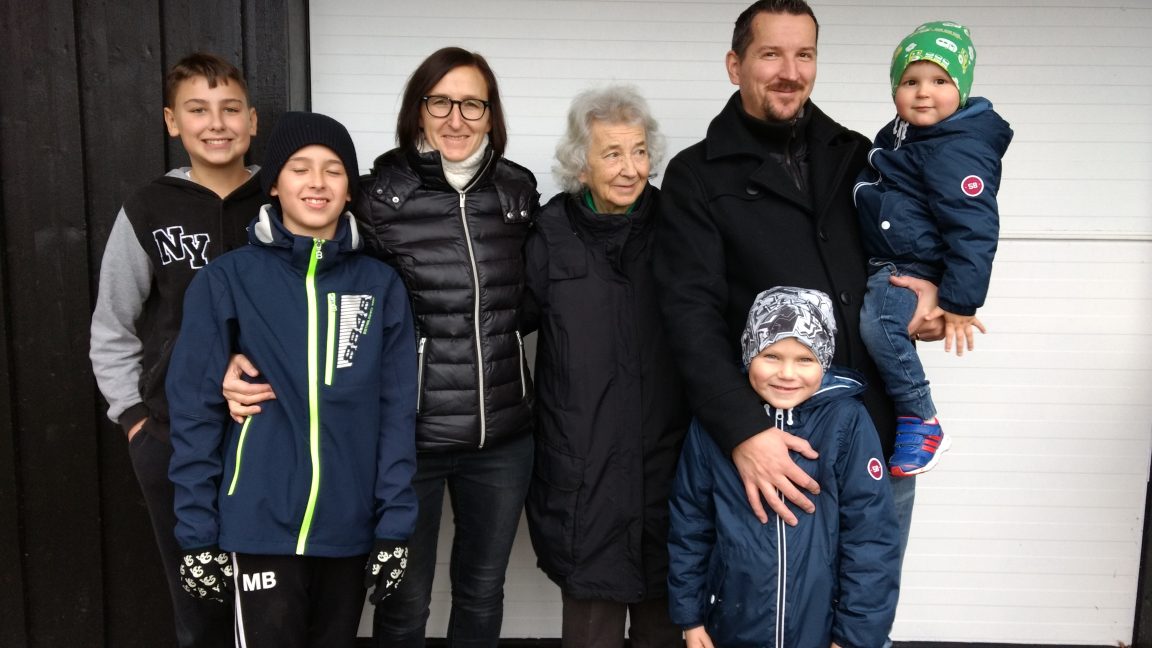
#> input picture opencv/book/images/seimar_family.jpg, 4608 x 2592 px (shown at 1/4 size)
$ python face_exp1.py
#> lines starting #> are read from the running program, lines starting #| are printed output that depends on the picture; after the words box and inside, x2 and y2 are one past the last pixel; in counts of white or black regions, pixels touching at a corner belong together
#!/usr/bin/env python3

"""Detect a face.
"""

import cv2

img = cv2.imread("images/seimar_family.jpg")
#> img is the input picture: shape (2592, 4608, 3); mean B, G, R 95.5, 94.3, 96

img = cv2.resize(img, None, fx=0.25, fy=0.25,
                 interpolation=cv2.INTER_AREA)
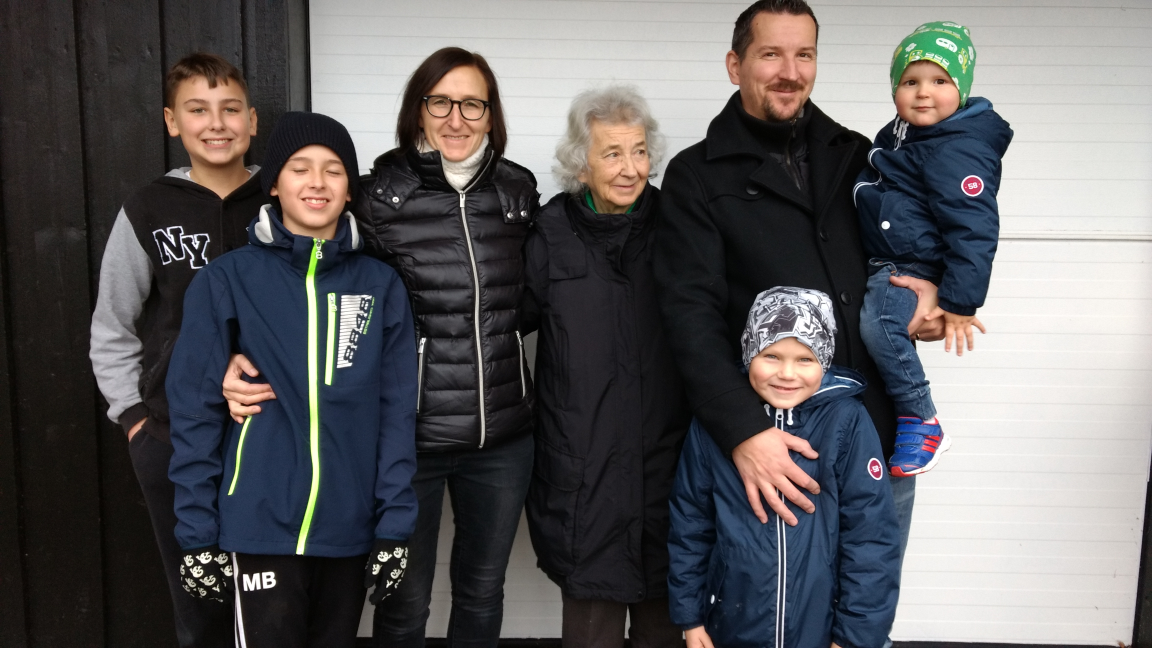
#> img: shape (648, 1152, 3); mean B, G, R 95.5, 94.3, 96

face_cascade = cv2.CascadeClassifier("./cascade_files/haarcascade_"
                                     "frontalface_alt.xml")

gray = cv2.cvtColor(img, cv2.COLOR_BGR2GRAY)
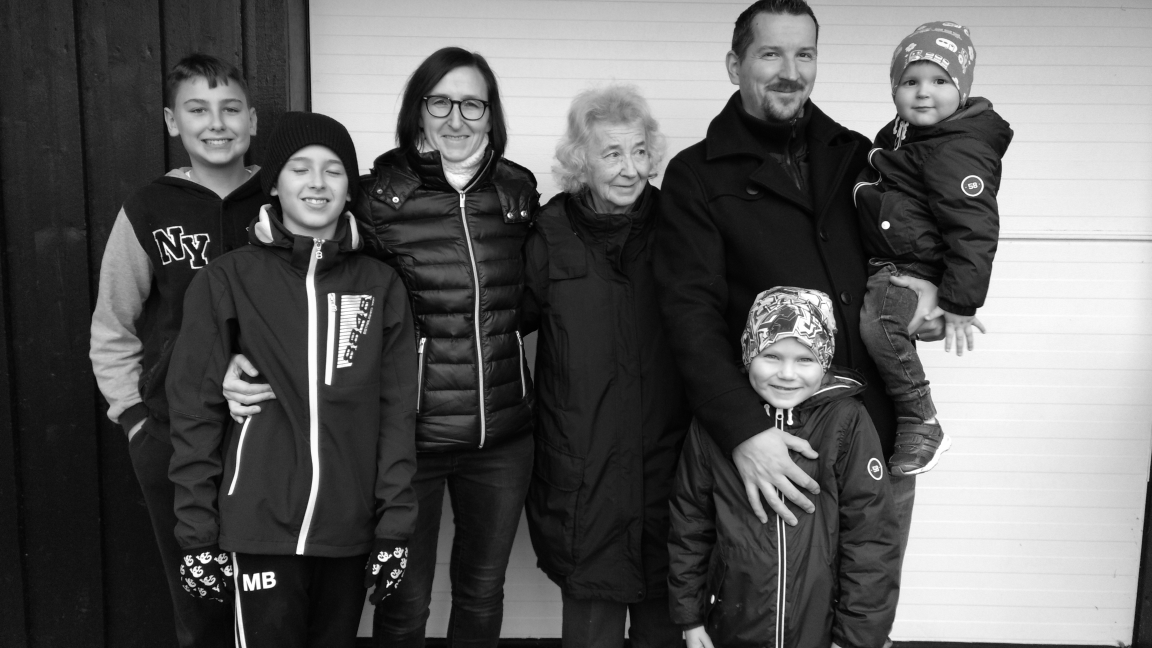
#> gray: shape (648, 1152); min 1, max 255, mean 94.9

face_rects = face_cascade.detectMultiScale(gray, 1.3, 5)
#> face_rects = [[741, 16, 96, 96], [891, 57, 65, 65], [417, 72, 82, 82], [175, 77, 83, 83], [276, 140, 77, 77], [748, 329, 79, 79], [585, 122, 82, 82]]
for (x, y, w, h) in face_rects:
    cv2.rectangle(img, (x, y),
                  (x+w, y+h), (0, 255, 0), 3)
#> this loop made 7 passes
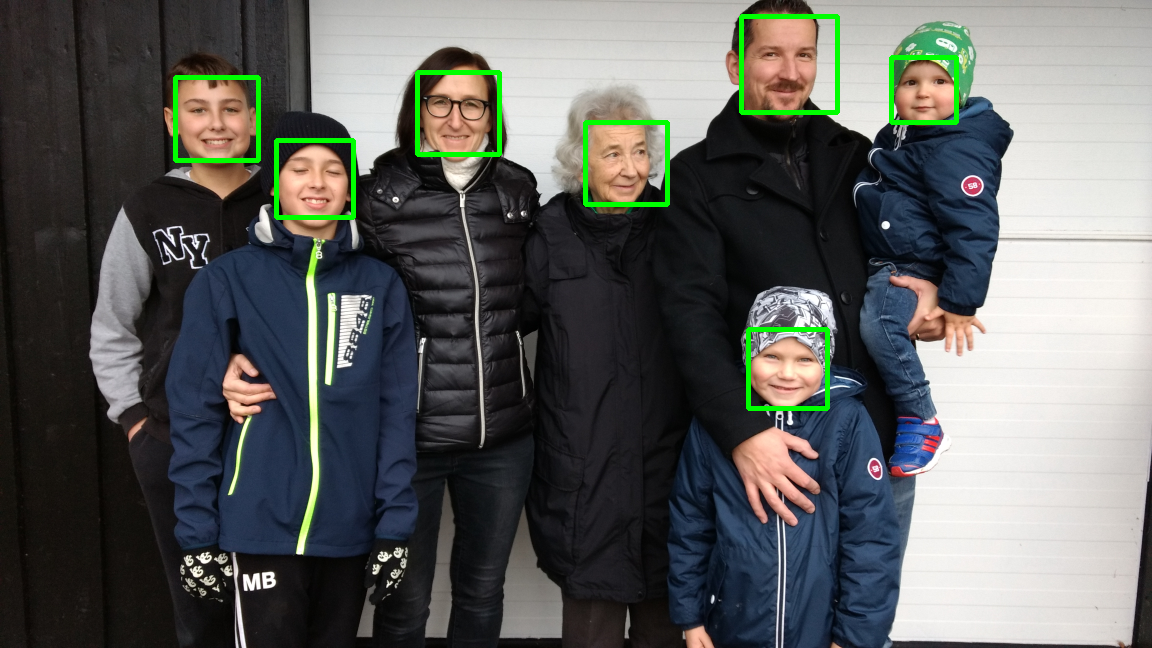
#> img: shape (648, 1152, 3); 1.5% of pixels changed, all inside (x1, y1, x2, y2) = (173, 14, 959, 411)

cv2.imshow("Face detector", img)

c = cv2.waitKey()
#> (key Esc is pressed here)

$ run again, with opencv/book/images/Pomsky-5.jpg copied over opencv/book/images/seimar_family.jpg
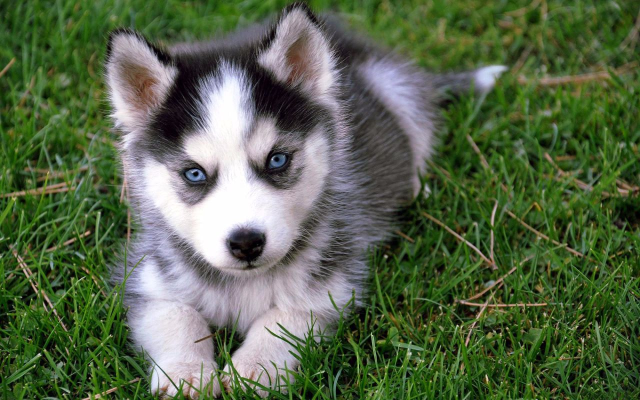
#> input picture opencv/book/images/Pomsky-5.jpg, 1280 x 800 px (shown at 1/2 size)
#> img is the input picture: shape (800, 1280, 3); mean B, G, R 74.1, 101.9, 87.1
#> `img = cv2.resize(img, None, fx=0.25, fy=0.25, interpolation=cv2.INTER_..`:
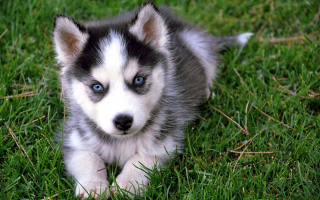
#> img: shape (200, 320, 3); mean B, G, R 74.1, 101.9, 87.1
#> `gray = cv2.cvtColor(img, cv2.COLOR_BGR2GRAY)`:
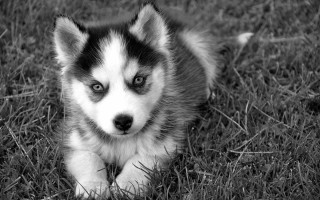
#> gray: shape (200, 320); min 1, max 255, mean 94.3
#> face_rects = ()

$ run again, with opencv/book/images/apartment.jpg copied over opencv/book/images/seimar_family.jpg
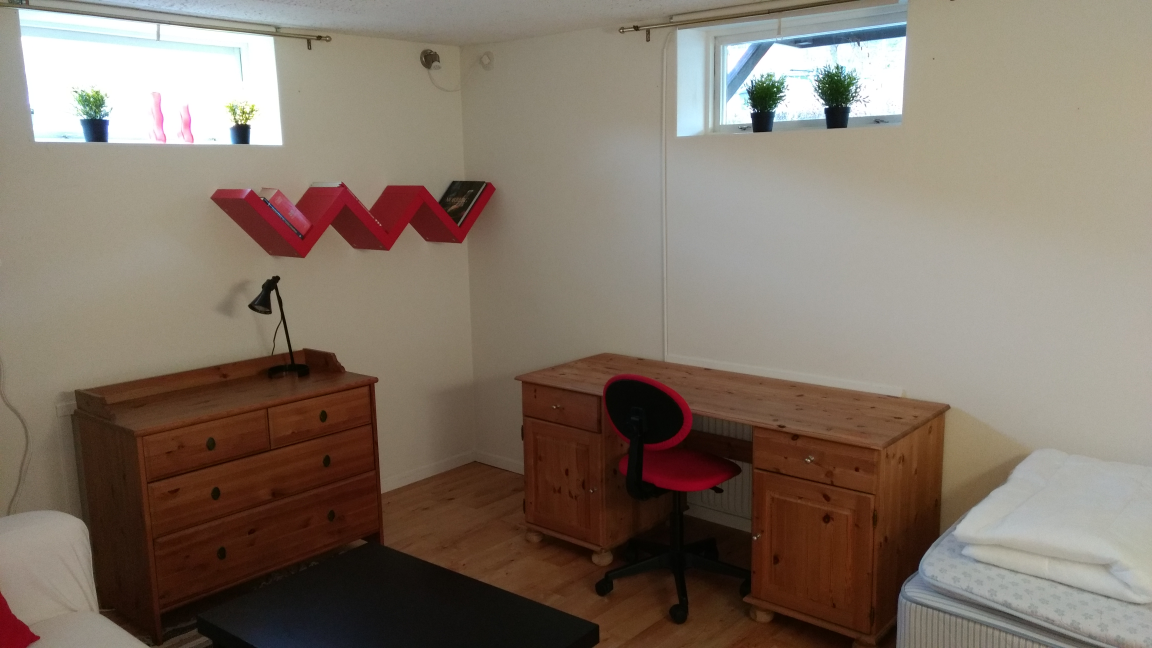
#> input picture opencv/book/images/apartment.jpg, 4608 x 2592 px (shown at 1/4 size)
#> img is the input picture: shape (2592, 4608, 3); mean B, G, R 103.8, 116.5, 129.8
#> `img = cv2.resize(img, None, fx=0.25, fy=0.25, interpolation=cv2.INTER_..`:
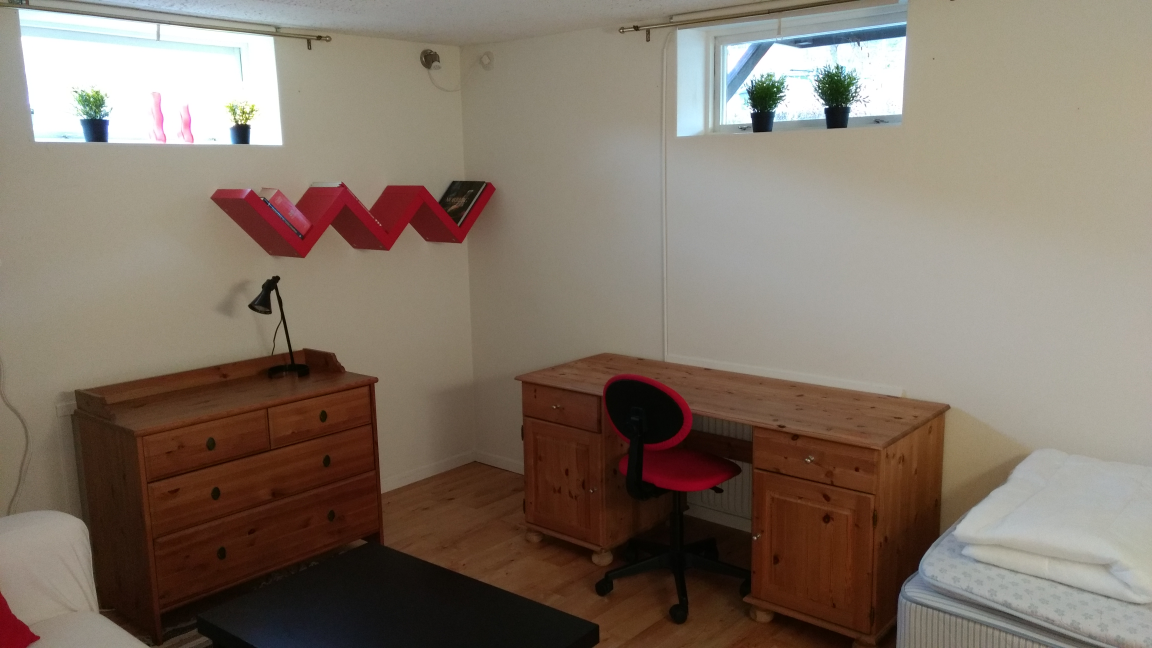
#> img: shape (648, 1152, 3); mean B, G, R 103.8, 116.5, 129.8
#> `gray = cv2.cvtColor(img, cv2.COLOR_BGR2GRAY)`:
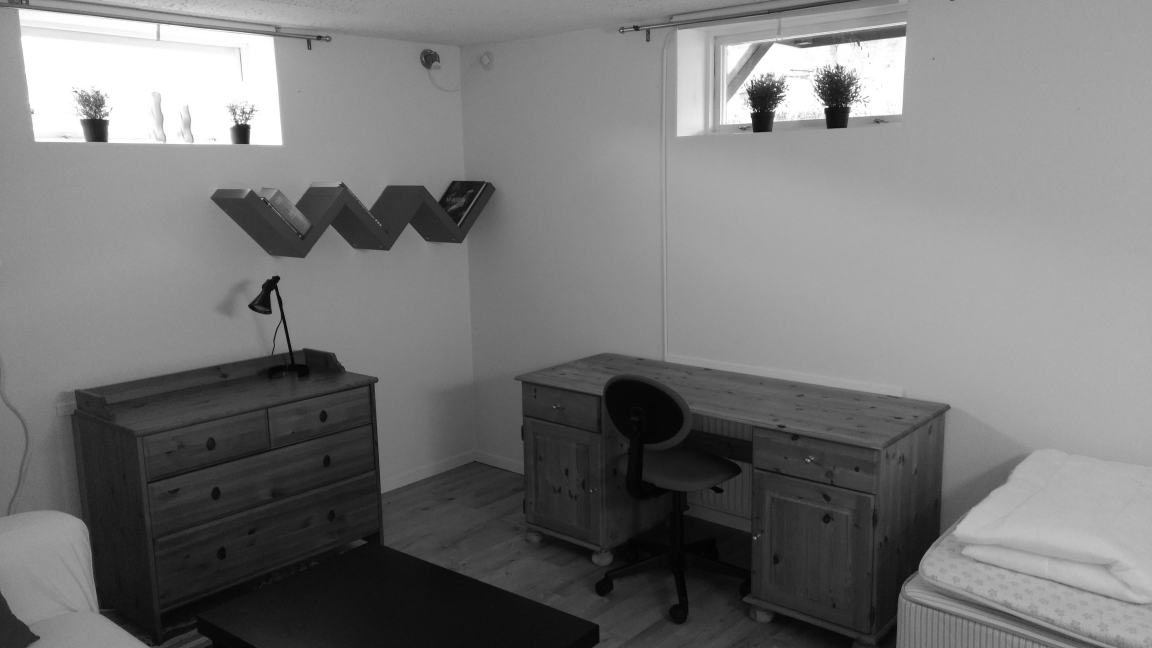
#> gray: shape (648, 1152); min 2, max 255, mean 119
#> face_rects = ()

$ run again, with opencv/book/images/autumn.jpg copied over opencv/book/images/seimar_family.jpg
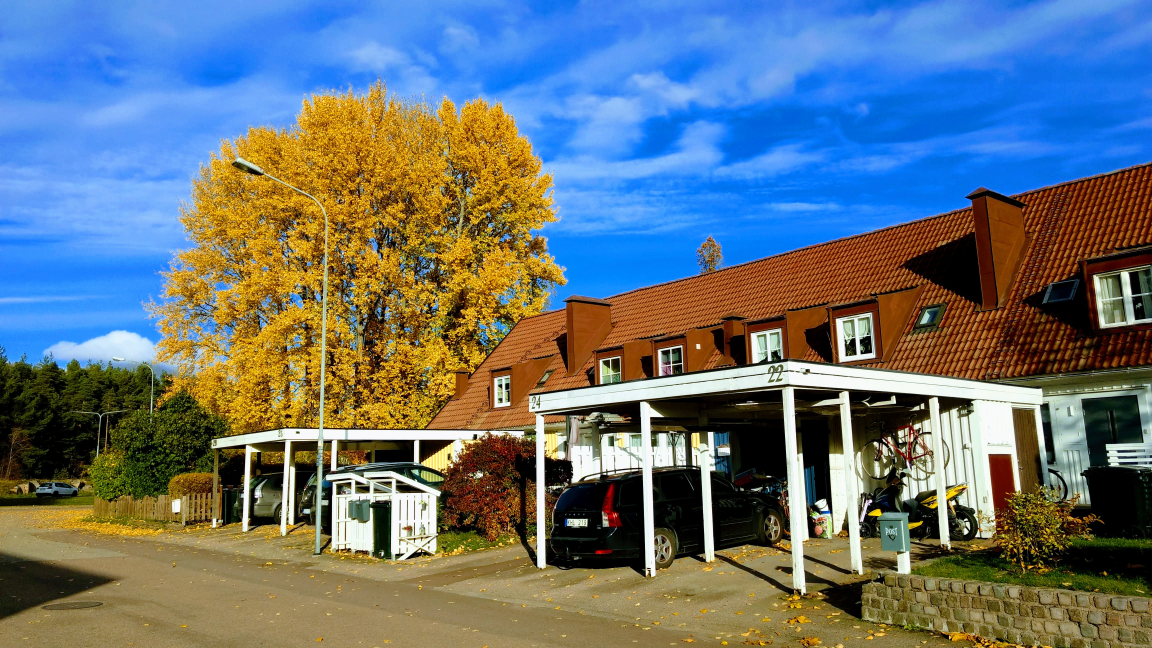
#> input picture opencv/book/images/autumn.jpg, 4608 x 2592 px (shown at 1/4 size)
#> img is the input picture: shape (2592, 4608, 3); mean B, G, R 120.9, 115.4, 102.7
#> `img = cv2.resize(img, None, fx=0.25, fy=0.25, interpolation=cv2.INTER_..`:
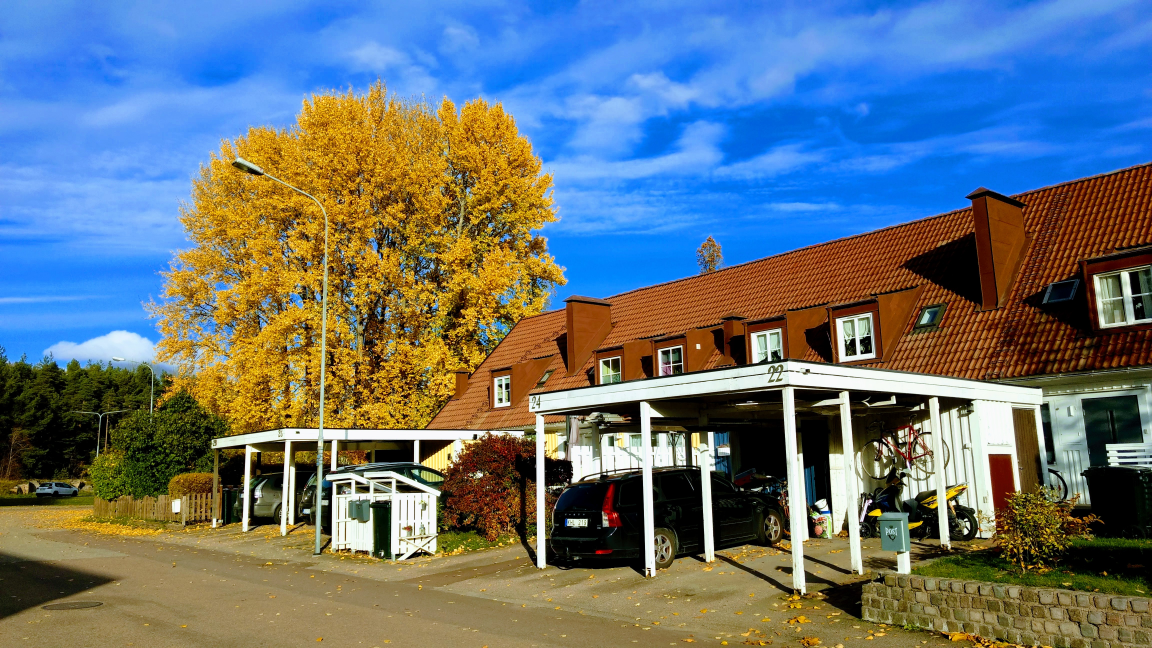
#> img: shape (648, 1152, 3); mean B, G, R 120.9, 115.4, 102.7
#> `gray = cv2.cvtColor(img, cv2.COLOR_BGR2GRAY)`:
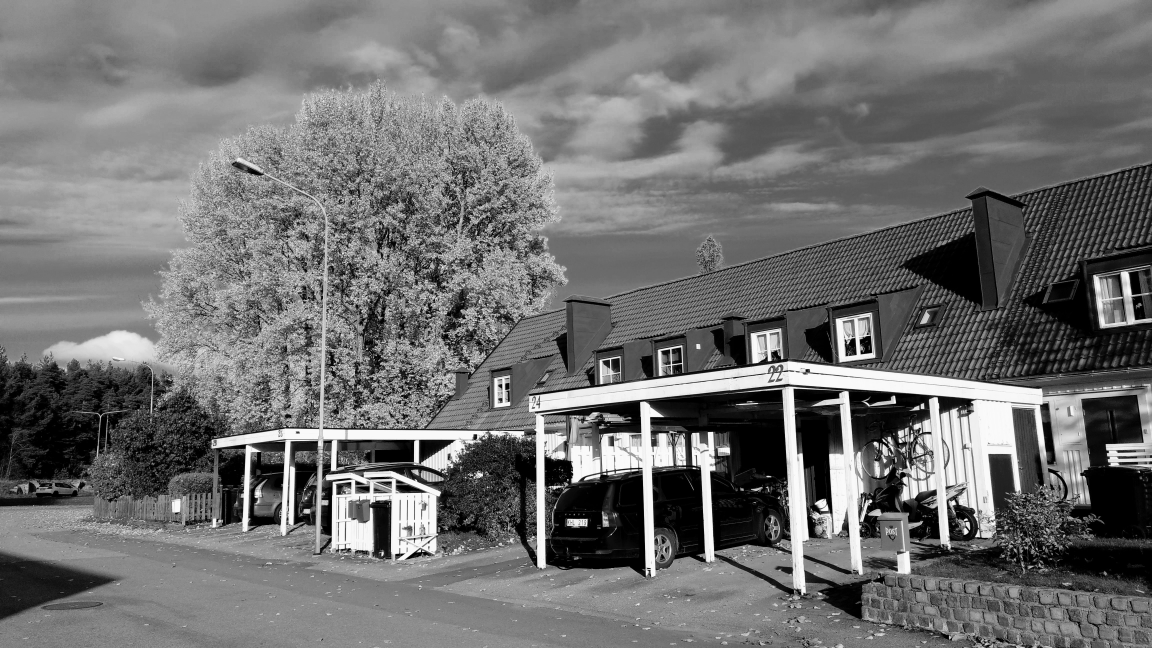
#> gray: shape (648, 1152); min 0, max 251, mean 112.2
#> face_rects = ()
